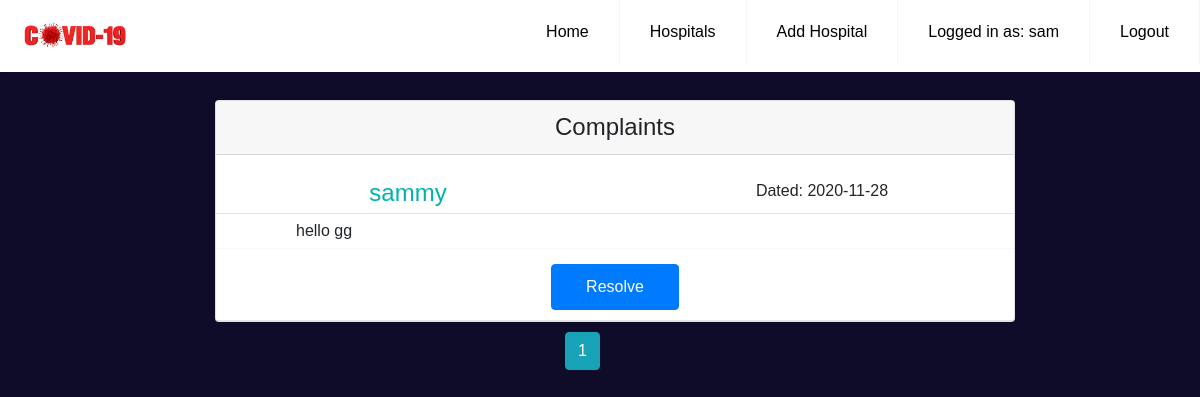
Page /complaint (signed in) on the earlier database version.
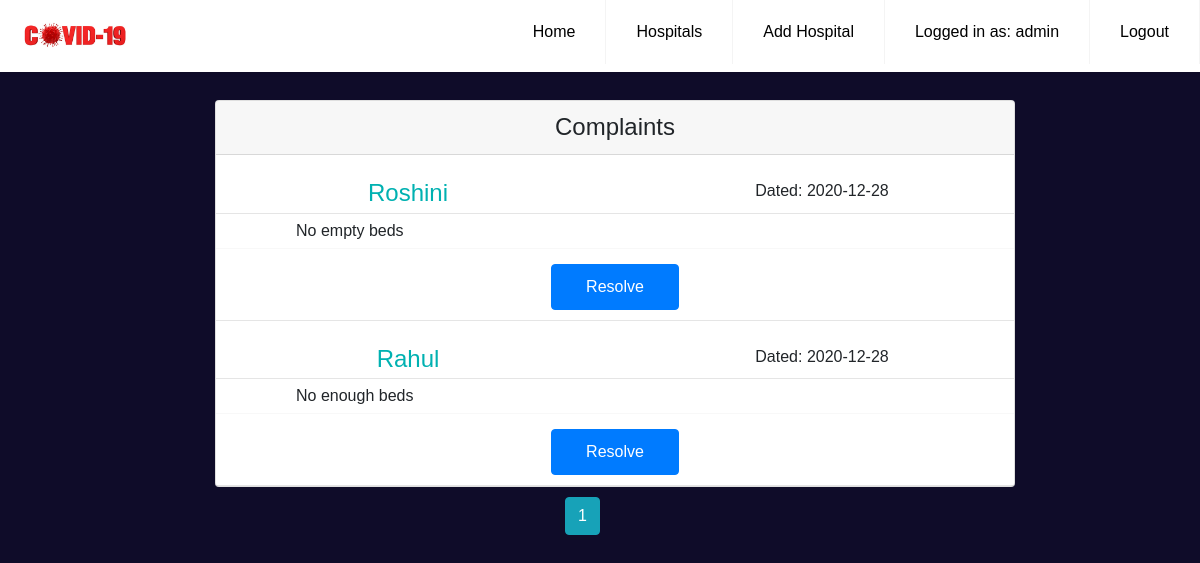
Same page on the later database version.
### models.py (models this page shows, shortened)
class User(UserMixin, db.Model):
    __tablename__ = "user"
    id = db.Column(db.Integer, primary_key=True)
    name = db.Column(db.String(100), index=True, unique=True)
    password_hash = db.Column(db.String(128))
    role = db.Column(db.String(20))
    hospital_id = db.Column(db.Integer, db.ForeignKey('hospital.id'))

class Contact(db.Model):
    __tablename__ = "contact"
    id = db.Column(db.Integer, primary_key=True)
    name = db.Column(db.String(100), nullable=False)
    date_posted = db.Column(db.DateTime, nullable=False,
                            default=datetime.utcnow)
    content = db.Column(db.Text, nullable=False)
    phone = db.Column(db.Integer, nullable=False)

### app.py (the view)
@app.route('/complaint')
@login_required
def complaint():
    page = request.args.get('page', 1, type=int)
    clist = Contact.query.order_by(Contact.date_posted.desc()).paginate(per_page=10, page=page)
    return render_template('complaint.html', clist=clist, title="Complaint Section")

### models.py (called while the page is built)
@login.user_loader
def load_user(id):
    return User.query.get(int(id))

### templates/complaint.html (shortened to what this page needs)
  {% extends 'base.html' %}
  {% block navbar %}
<li><a href="{{ url_for('hospital') }}">Hospitals</a></li>
<li><a href="{{ url_for('addhospital') }}">Add Hospital</a></li>
{% if current_user.is_authenticated and current_user.role == "admin" %}
<li><a href="#">Logged in as: {{current_user.name}}</a></li>
<li><a href="{{ url_for('logout') }}">Logout</a></li>
{% endif %}
{% endblock %}
  {% block content %}
    <div class="profile__header">
        <div class="container profile__container">
            <div class="card">
                <div class="card-header">  <h4 >Complaints</h4></div>
                {% for complaint in clist.items %}
                <br>
                    <div class="title row">
                        <h4 style="color:#00b1b1;" class="col">{{ complaint.name }} </h4>
                        <span class="col"><p>Dated: {{ complaint.date_posted.strftime('%Y-%m-%d') }}</p></span>
                    </div>
                    <hr style="margin:5px 0 5px 0;">
                      <div class="row">
                            <div class="col-sm-7 col-xs-6 complaint">{{ complaint.content }}</div>
                      </div>
                    <div class="bot-border"></div>
                    <div class="row">
                        <a type="button" class="btn btn-primary col" id="patient__button" href="{{ url_for('resolvecomplaint', complaint_id=complaint.id) }}">Resolve</a>
                    </div>
                    <hr>
                  {% endfor %}
   </div>
           <div class="pagination_content">
             {% for page_num in clist.iter_pages(left_edge=1, right_edge=1, left_current=1, right_current=2) %}
            {% if page_num %}
                {% if clist.page == page_num %}
                  <a class="btn btn-info mb-4" href="{{ url_for('complaint', page=page_num) }}">{{ page_num }}</a>
                {% else %}
                  <a class="btn btn-outline-info mb-4" href="{{ url_for('complaint', page=page_num) }}">{{ page_num }}</a>
                {% endif %}
            {% else %}
              ...
            {% endif %}
          {% endfor %}
           </div>
        </div>
    </div>
  {% endblock content %}

Differences in the rows shown:
removed Contact: name "sammy", date_posted "2020-11-28", content "hello gg"
changed User: name "sam" → "admin"
added Contact: name "Roshini", date_posted "2020-12-28", content "No empty beds"
added Contact: name "Rahul", date_posted "2020-12-28", content "No enough beds"
